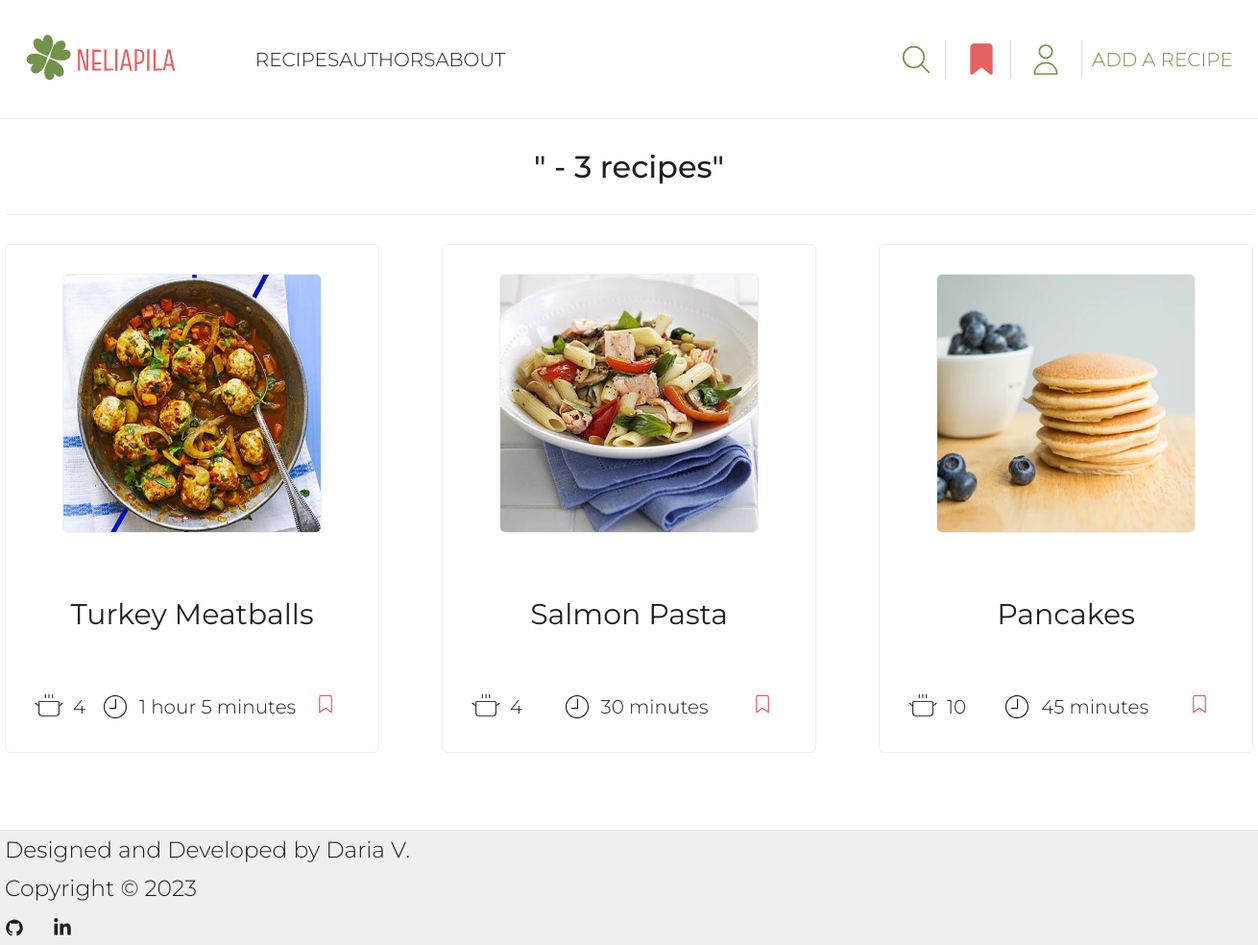
The app's page /found-recipes/, older data.
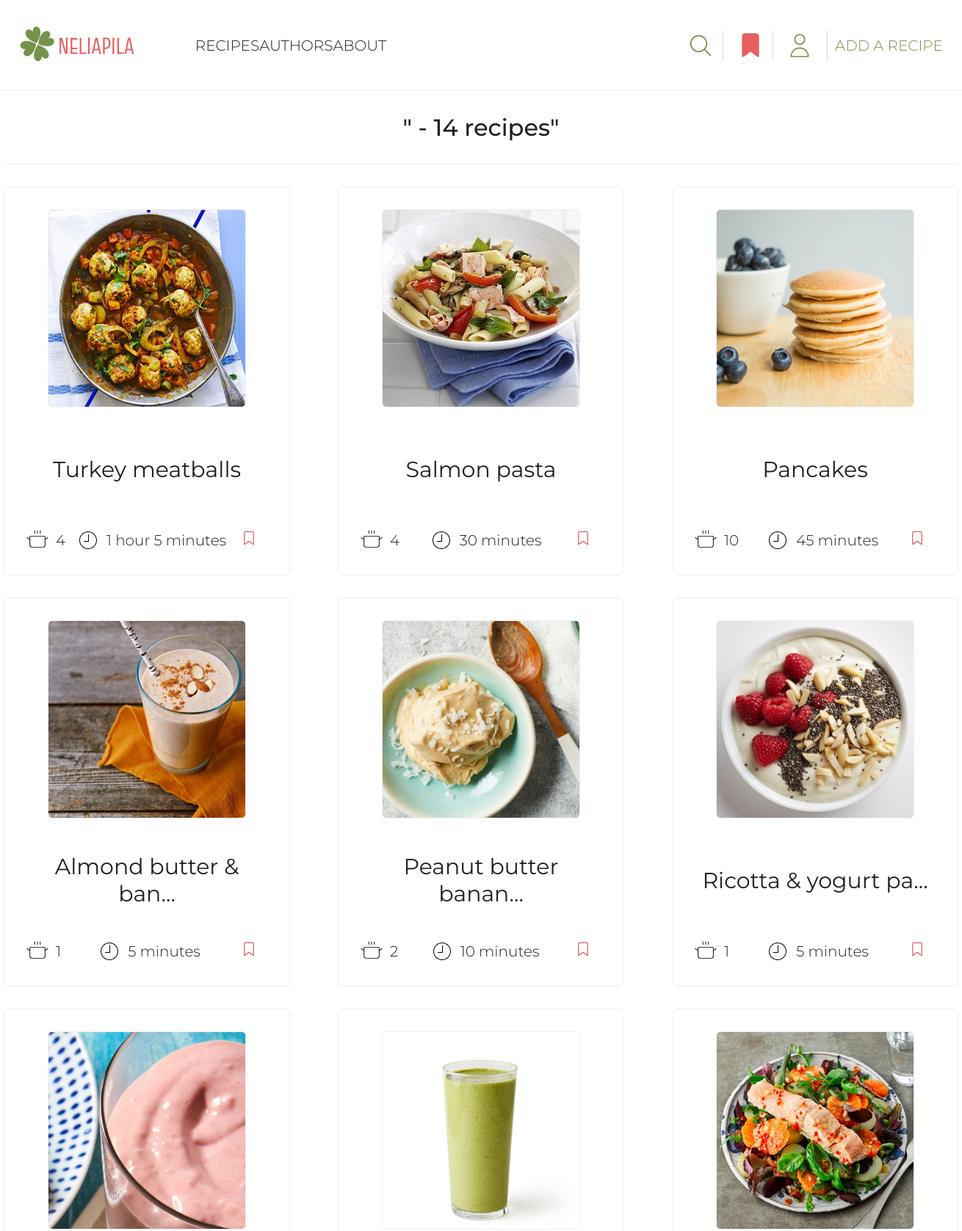
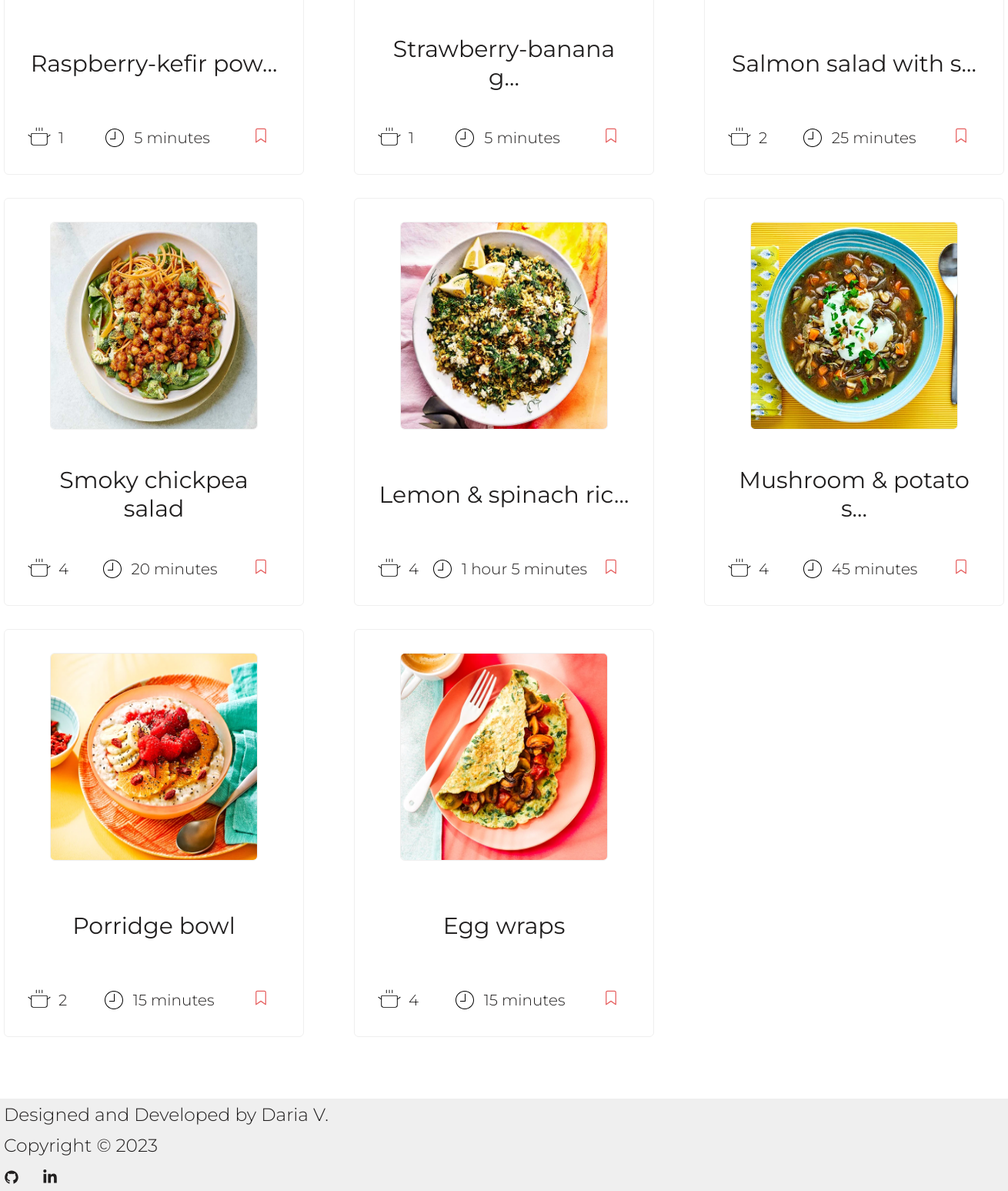
The same page, newer data (2 pictures, top to bottom).
### recipes/models.py (models this page shows, shortened)
class Recipe(models.Model):
    CATEGORY_CHOICES = [
        ('Breakfast', 'Breakfast'),
        ('Lunch', 'Lunch'),
        ('Dinner', 'Dinner'),
        ('Snacks', 'Snacks'),
        ('Desserts', 'Desserts'),
        ('Drinks', 'Drinks'),
        ('Miscellaneous', 'Other')
    ]
    STATUS_CHOICES = [
        (True, 'Approved'),
        (False, 'On moderation'),
    ]
    author = models.ForeignKey(User, on_delete=models.CASCADE, null=True, blank=True)
    title = models.CharField(max_length=50)
    portions = models.PositiveIntegerField(default=1, blank=True, null=True)
    cooking_hours = models.PositiveIntegerField(default=0)
    cooking_minutes = models.PositiveIntegerField(default=0)
    image = models.ImageField(upload_to=recipe_image_path)
    category = models.CharField(max_length=20, choices=CATEGORY_CHOICES)
    ingredients = models.TextField()
    steps = models.TextField()
    is_approved = models.BooleanField(default=False, choices=STATUS_CHOICES)
    date_created = models.DateTimeField(auto_now_add=True)

### home/views.py (the view)
# urls.py: path('found-recipes/', views.search_recipes, name='found-recipes'),
def search_recipes(request):
    try:
        favorite_recipes = [favorite.favorite_recipe for favorite in request.user.profile.favorite_set.all()]
    except AttributeError:
        favorite_recipes = ''
    recipes, search_query = get_found_recipes(request)
    recipes_count = recipes.count()
    context = {'recipes': recipes, 'favorites': favorite_recipes, 'recipes_count': recipes_count,
               'search_query': search_query}
    return render(request, 'recipes/found-recipes.html', context)

### home/utilis.py (called while the page is built)
def get_found_recipes(request):
    search_query = request.GET.get('search-bar') \
        if request.GET.get('search-bar') else ''
    recipes = Recipe.objects.distinct().filter(Q(is_approved=True) &
                                    (Q(title__icontains=search_query) | Q(ingredients__icontains=search_query)))
    return recipes, search_query

### templates/recipes/found-recipes.html (shortened to what this page needs)
{% extends 'base/base.html' %}
{% load static %}
{% block css %}
<link rel="stylesheet" href="{% static 'home/css/home.css' %}">
{% endblock %}
{% block content %}
<section class="found-recipes-page">
    <section class="all-approved-recipes container">
        <div class="recipes ">
            <h1 class="found-recipes-heading">"{{ search_query }} - {{ recipes_count }} recipes"</h1>
            <div class="all-recipes">
                {% if recipes %}
                {% for recipe in recipes %}
                <div class="sp-recipe">
                    <div class="recipe-image">
                        <a href="{% url 'specific-recipe' recipe.id %}">
                            <img src="{{ recipe.image.url }}" alt="Recipe Image">
                        </a>
                    </div>
                    <div class="recipe-title">
                        <a href="{% url 'specific-recipe' recipe.id %}">
                            <h2>{{ recipe.title|truncatechars:20 }}</h2></a>
                    </div>
                    <div class="recipe-short-info">
                        <div class="recipe-portions info">
                            <img src="{% static 'recipes/images/pot-svg.svg' %}" alt="Pot">
                            <span>{{ recipe.portions }}</span>
                        </div>
                        <div class="recipe-cooking-time info">
                            <img src="{% static 'recipes/images/clock-svg.svg' %}" alt="Clock">
                            {% if recipe.cooking_hours != 0 and recipe.cooking_minutes != 0 %}
                            <span>{{ recipe.cooking_hours }} hour{{ recipe.cooking_hours | pluralize:'s' }}
                                {{ recipe.cooking_minutes }} minute{{ recipe.cooking_minutes | pluralize:'s' }}</span>
                            {% elif recipe.cooking_hours != 0 and recipe.cooking_minutes == 0 %}
                            <span>{{ recipe.cooking_hours }} hour{{ recipe.cooking_hours | pluralize:'s' }}</span>
                            {% elif recipe.cooking_hours == 0 and recipe.cooking_minutes != 0 %}
                            <span>{{ recipe.cooking_minutes }} minute{{ recipe.cooking_minutes | pluralize:'s' }}
                                </span>
                            {% endif %}
                        </div>
                        <div class="add-recipe-to-favorites info">
                            {% if recipe in favorites %}
                            <a class="button-favorites-link button-link"
                               href="{% url 'delete-from-favorites' recipe.id %}">
                                <img src="{% static 'user/images/filled-bookmark-svg.svg' %}" alt="Bookmark">
                            </a>
                            {% else %}
                            <a class="button-favorites-link button-link"
                               href="{% url 'add-to-favorites' recipe.id %}">
                                <img src="{% static 'user/images/bookmark-svg.svg' %}" alt="Bookmark">
                            </a>
                            {% endif %}
                        </div>
                    </div>
                </div>
                {% endfor %}
                {% endif %}
            </div>
        </div>
    </section>
</section>
{% endblock %}

### templates/base/base.html (shortened to what this page needs)
<!DOCTYPE html>
{% load static %}
<html lang="en">
<head>
    <link rel="stylesheet" href="{% static 'base/css/base.css' %}">
    {% block css %}{% endblock %}
</head>
<body>
<header class="header-menu">
    <div class="header container">
        <div class="header-top">
            <div class="logo-menu">
                <div class="logo">
                    <a href="{% url 'recipes' %}"><img src="{% static 'base/images/neliapila_logo.svg' %}"
                                                       alt="NELIAPILA"></a>
                </div>
                <div class="menu">
                    <ul class="menu-list">
                        <li><a href="/">Recipes</a></li>
                        <li><a href="#">Authors</a></li>
                        <li><a href="#">About</a></li>
                    </ul>
                </div>
            </div>
            <div class="right-items-login">
                <button class="search-logo" id="search_logo">
                </button>
                {% if user.is_authenticated %}
                <a class="user-favourites" href="{% url 'favorites' %}">
                    {% else %}
                    <a class="user-favourites" href="{% url 'login' %}">
                        {% endif %}
                    </a>
                <div class="user-profile-next-links">
                    {% if user.is_authenticated %}
                    <a href="{% url 'profile' user.id %}">
                        {% else %}
                        <a href="{% url 'login' %}">
                            {% endif %}
                        </a>
                </div>
                {% if user.is_authenticated %}
                <a class="add-a-recipe right-links" href="{% url 'add-recipe' %}">ADD A RECIPE</a>
                {% else %}
                <a class="add-a-recipe right-links" href="{% url 'login' %}">ADD A RECIPE</a>
                {% endif %}
            </div>
        </div>
    </div>
</header>
<main>
    {% block content %}
    {% endblock content%}
</main>
<footer class="footer-nav">
    <div class="page-footer_wrapper container">
        <div class="footer-designer-name">
            <h3>Designed and Developed by Daria V.</h3>
        </div>
        <div class="footer-copyright">
            <h3>Copyright © 2023</h3>
        </div>
        <div class="footer-body">
            <ul class="footer-icons">
                <li class="social-icon">
                    <a href="https://github.com/dariavarlamovaa" target="_blank"
                       rel="noopener noreferrer">
                    </a>
                </li>
                <li class="social-icon">
                    <a href="https://www.linkedin.com/in/dariavarlamovaa/"
                       target="_blank" rel="noopener noreferrer">
                    </a>
                </li>
            </ul>
        </div>
    </div>
</footer>
</body>
</html>

### static/base/css/base.css (style rules this page uses)
html { height: 100%; position: relative; }
body { font-family: 'Montserrat', sans-serif; font-weight: 300; font-size: 20px; color: #211f1f; background-color: #FFFFFF; margin: 0; padding: 0; min-height: 100%; display: flex; flex-direction: column; }
a { text-decoration: none; color: #211f1f; }
h1, h2, h3, p { margin: 0; font-weight: 300; }
li, ul { margin: 0; padding: 0; }
svg { vertical-align: middle; }
.container { width: 1240px; margin: 0 auto; position: relative; }
main { flex: 1; }
.header { width: 100%; padding: 0 2%; box-sizing: border-box; font-size: 10px; border-bottom: 1px solid #efefef; }
.header-top { display: flex; align-items: center; justify-content: space-between; padding: 35px 0; box-sizing: border-box; position: relative; }
.logo-menu { display: flex; flex-direction: row; align-items: center; min-width: 500px; justify-content: space-between; }
.logo img { height: 50px; }
.menu-list { display: flex; flex-direction: row; text-transform: uppercase; font-size: 20px; min-width: 235px; justify-content: space-between; }
.menu ul { list-style: none; }
.menu-list li { color: #74924a; }
.right-links { color: #74924a; font-size: 20px; }
.right-items-login { min-width: 350px; display: flex; flex-direction: row; justify-content: space-between; align-items: center; }
.right-items-login button:nth-child(1), .user-favourites { border-right-width: 1px; border-right-style: solid; border-right-color: rgb(217, 217, 217); padding-right: 10px; border-bottom: 0; border-left: 0; border-top: 0; }
.user-profile-next-links { position: relative; display: flex; flex-direction: row; align-items: center; }
.add-a-recipe { border-left-width: 1px; border-left-style: solid; border-left-color: rgb(217, 217, 217); padding-left: 10px; display: flex; align-items: center; height: 40px; }
.arrow-button, .search-logo { background-color: transparent; cursor: pointer; height: 40px; border: none; padding: 0; }
.footer-nav { background-color: #efefef; }
.page-footer_wrapper { width: 1300px; box-sizing: border-box; }
.footer-icons { list-style: none; display: flex; gap: 30px; padding: 0; }
.footer-designer-name, .footer-copyright, .footer-body { height: 40px; display: flex; align-items: center; }
.social-icon a { color: #FFF; }

### static/home/css/home.css (style rules this page uses)
.categories, .all-approved-recipes { margin-bottom: 50px; width: 1300px; }
.all-recipes { display: flex; flex-direction: row; flex-wrap: wrap; }
.sp-recipe { min-width: 30%; text-align: center; padding: 30px 30px; box-sizing: border-box; border: 1px solid #efefef; border-radius: 6px; min-height: 530px; display: flex; flex-direction: column; justify-content: space-between; margin-bottom: 30px; max-width: 390px; }
.sp-recipe:nth-child(3n+2) { margin-right: 65px; margin-left: 65px; }
.recipe-image img { width: 270px; height: 270px; border: 1px solid #efefef; border-radius: 6px; box-sizing: border-box; }
.recipe-title h2 { font-weight: 400; }
.recipe-short-info { display: flex; flex-direction: row; align-items: center; justify-content: space-between; }
.recipe-short-info img { width: 30px; height: 30px; margin-right: 10px; }
.info { display: flex; flex-direction: row; align-items: center; }
.found-recipes-heading { font-size: 2rem; padding: 30px 0; text-align: center; font-weight: 500; border-bottom: 1px solid #efefef; margin-bottom: 30px; }

Row changes from the older to the newer data that the page shows:
changed Recipe: title "Turkey Meatballs" → "Turkey meatballs"
changed Recipe: title "Salmon Pasta" → "Salmon pasta"
added Recipe: image (picture), title "Almond butter & ban…", portions "1", cooking_minutes "5", cooking_minutes|pluralize "s"
added Recipe: image (picture), title "Peanut butter banan…", portions "2", cooking_minutes "10", cooking_minutes|pluralize "s"
added Recipe: image (picture), title "Ricotta & yogurt pa…", portions "1", cooking_minutes "5", cooking_minutes|pluralize "s"
added Recipe: image (picture), title "Raspberry-kefir pow…", portions "1", cooking_minutes "5", cooking_minutes|pluralize "s"
added Recipe: image (picture), title "Strawberry-banana g…", portions "1", cooking_minutes "5", cooking_minutes|pluralize "s"
added Recipe: image (picture), title "Salmon salad with s…", portions "2", cooking_minutes "25", cooking_minutes|pluralize "s"
added Recipe: image (picture), title "Smoky chickpea salad", portions "4", cooking_minutes "20", cooking_minutes|pluralize "s"
added Recipe: image (picture), title "Lemon & spinach ric…", portions "4", cooking_hours "1", cooking_minutes "5", cooking_minutes|pluralize "s"
added Recipe: image (picture), title "Mushroom & potato s…", portions "4", cooking_minutes "45", cooking_minutes|pluralize "s"
added Recipe: image (picture), title "Porridge bowl", portions "2", cooking_minutes "15", cooking_minutes|pluralize "s"
added Recipe: image (picture), title "Egg wraps", portions "4", cooking_minutes "15", cooking_minutes|pluralize "s"
Text that changed along with them:
{{ recipes_count }}: "3" → "14"
